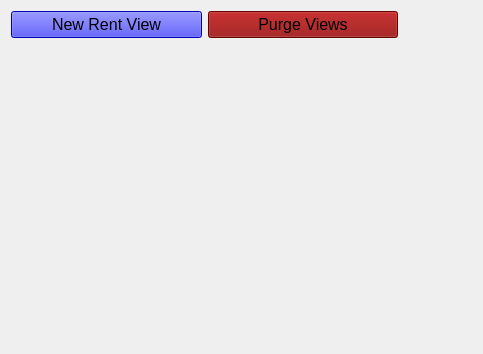
<?xml version="1.0" encoding="UTF-8"?>
<ui version="4.0">
 <class>W_Rent_Manager</class>
 <widget class="QWidget" name="W_Rent_Manager">
  <property name="geometry">
   <rect>
    <x>0</x>
    <y>0</y>
    <width>483</width>
    <height>354</height>
   </rect>
  </property>
  <property name="windowTitle">
   <string>Form</string>
  </property>
  <property name="styleSheet">
   <string notr="true"/>
  </property>
  <layout class="QGridLayout" name="gridLayout">
   <item row="1" column="0" colspan="2">
    <widget class="QScrollArea" name="scrollArea">
     <property name="frameShape">
      <enum>QFrame::Shape::NoFrame</enum>
     </property>
     <property name="widgetResizable">
      <bool>true</bool>
     </property>
     <widget class="QWidget" name="scrollAreaWidgetContents">
      <property name="geometry">
       <rect>
        <x>0</x>
        <y>0</y>
        <width>391</width>
        <height>304</height>
       </rect>
      </property>
      <layout class="QVBoxLayout" name="verticalLayout_3">
       <property name="spacing">
        <number>0</number>
       </property>
       <property name="leftMargin">
        <number>0</number>
       </property>
       <property name="topMargin">
        <number>0</number>
       </property>
       <property name="rightMargin">
        <number>0</number>
       </property>
       <property name="bottomMargin">
        <number>0</number>
       </property>
       <item>
        <layout class="QVBoxLayout" name="layout_container">
         <property name="spacing">
          <number>0</number>
         </property>
         <property name="leftMargin">
          <number>0</number>
         </property>
         <property name="topMargin">
          <number>0</number>
         </property>
         <property name="rightMargin">
          <number>0</number>
         </property>
         <property name="bottomMargin">
          <number>0</number>
         </property>
        </layout>
       </item>
       <item>
        <spacer name="verticalSpacer">
         <property name="orientation">
          <enum>Qt::Orientation::Vertical</enum>
         </property>
         <property name="sizeHint" stdset="0">
          <size>
           <width>20</width>
           <height>40</height>
          </size>
         </property>
        </spacer>
       </item>
      </layout>
     </widget>
    </widget>
   </item>
   <item row="0" column="0">
    <widget class="QPushButton" name="b_new_rent_view">
     <property name="font">
      <font>
       <pointsize>12</pointsize>
      </font>
     </property>
     <property name="styleSheet">
      <string notr="true">background-color: blue</string>
     </property>
     <property name="text">
      <string>New Rent View</string>
     </property>
     <property name="icon">
      <iconset resource="../../resources/icons.qrc">
       <normaloff>:/assets/vcs-added.svg</normaloff>:/assets/vcs-added.svg</iconset>
     </property>
    </widget>
   </item>
   <item row="0" column="2" rowspan="2">
    <widget class="QScrollArea" name="scrollArea_3">
     <property name="sizePolicy">
      <sizepolicy hsizetype="Maximum" vsizetype="Expanding">
       <horstretch>0</horstretch>
       <verstretch>0</verstretch>
      </sizepolicy>
     </property>
     <property name="frameShape">
      <enum>QFrame::Shape::NoFrame</enum>
     </property>
     <property name="widgetResizable">
      <bool>true</bool>
     </property>
     <widget class="QWidget" name="scrollAreaWidgetContents_3">
      <property name="geometry">
       <rect>
        <x>0</x>
        <y>0</y>
        <width>68</width>
        <height>336</height>
       </rect>
      </property>
      <property name="autoFillBackground">
       <bool>true</bool>
      </property>
      <layout class="QVBoxLayout" name="verticalLayout_2">
       <property name="spacing">
        <number>0</number>
       </property>
       <property name="leftMargin">
        <number>0</number>
       </property>
       <property name="topMargin">
        <number>0</number>
       </property>
       <property name="rightMargin">
        <number>0</number>
       </property>
       <property name="bottomMargin">
        <number>0</number>
       </property>
       <item>
        <widget class="W_Rent_Tool_Declaration" name="w_declaration" native="true">
         <property name="sizePolicy">
          <sizepolicy hsizetype="Preferred" vsizetype="Preferred">
           <horstretch>0</horstretch>
           <verstretch>0</verstretch>
          </sizepolicy>
         </property>
         <property name="minimumSize">
          <size>
           <width>0</width>
           <height>0</height>
          </size>
         </property>
        </widget>
       </item>
       <item>
        <widget class="W_Rent_Tool_Revision" name="w_review" native="true">
         <property name="sizePolicy">
          <sizepolicy hsizetype="Preferred" vsizetype="Preferred">
           <horstretch>0</horstretch>
           <verstretch>0</verstretch>
          </sizepolicy>
         </property>
         <property name="minimumSize">
          <size>
           <width>0</width>
           <height>0</height>
          </size>
         </property>
        </widget>
       </item>
      </layout>
     </widget>
    </widget>
   </item>
   <item row="0" column="1">
    <widget class="QPushButton" name="b_purge_rent_view">
     <property name="font">
      <font>
       <pointsize>12</pointsize>
      </font>
     </property>
     <property name="styleSheet">
      <string notr="true">background-color: darkRed</string>
     </property>
     <property name="text">
      <string>Purge Views</string>
     </property>
     <property name="icon">
      <iconset resource="../../resources/icons.qrc">
       <normaloff>:/assets/vcs-removed.svg</normaloff>:/assets/vcs-removed.svg</iconset>
     </property>
    </widget>
   </item>
  </layout>
 </widget>
 <customwidgets>
  <customwidget>
   <class>W_Rent_Tool_Declaration</class>
   <extends>QWidget</extends>
   <header>entity/w_rent_tool_declaration.h</header>
   <container>1</container>
  </customwidget>
  <customwidget>
   <class>W_Rent_Tool_Revision</class>
   <extends>QWidget</extends>
   <header>entity/w_rent_tool_revision.h</header>
   <container>1</container>
  </customwidget>
 </customwidgets>
 <resources>
  <include location="../../resources/icons.qrc"/>
 </resources>
 <connections/>
</ui>
